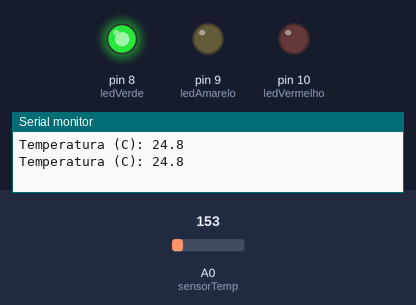
Simulated run of this sketch. Board: Arduino Uno, built with avr-gcc and run on an emulated ATmega328P. Parts: output pins drawn as LEDs (lit = HIGH), the last lines printed to the serial monitor. The test bench sets the inputs (shaded band); at power-on: A0 (sensorTemp) = 153.

Above: at 1.8 s.
1.9 s: A0 (sensorTemp) set to 160
At 2.9 s:
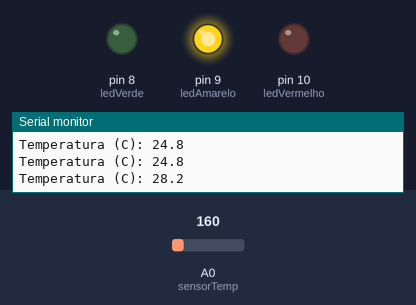
3.5 s: A0 (sensorTemp) set to 175
At 4.5 s:
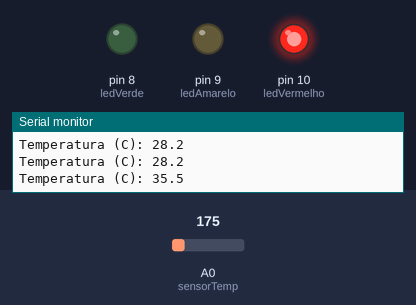
5.5 s: A0 (sensorTemp) set to 165
At 7.2 s:
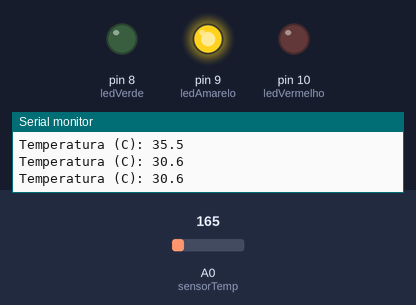
7.5 s: A0 (sensorTemp) set to 191
At 8.8 s:
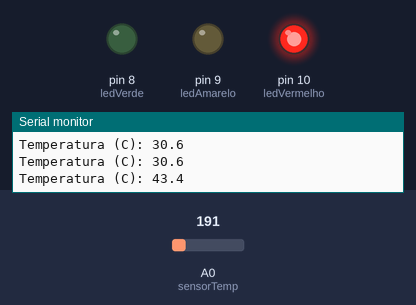
Timing chart, 0 to 10.5 s (numbered marks = the images above; inputs shaded):
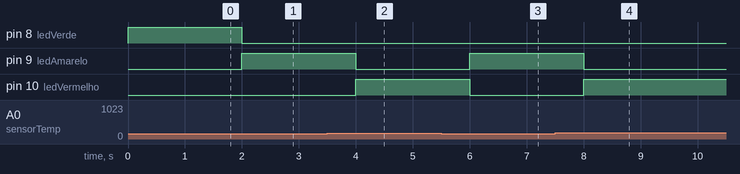

The sketch:

codigo-base.ino
```cpp
// DarkFrame Studios - prototipo academico TMP36 / Arduino Uno
// Revisar e explicar antes da entrega; validar no Tinkercad.
const byte sensorTemp = A0;
const byte ledVerde = 8;
const byte ledAmarelo = 9;
const byte ledVermelho = 10;

void setup() {
  Serial.begin(9600);
  pinMode(ledVerde, OUTPUT);
  pinMode(ledAmarelo, OUTPUT);
  pinMode(ledVermelho, OUTPUT);
}

void loop() {
  int leitura = analogRead(sensorTemp);
  float volts = leitura * (5.0 / 1023.0);
  float temperatura = (volts - 0.5) * 100.0; // TMP36: 500mV em 0C, 10mV/C
  digitalWrite(ledVerde, temperatura < 28.0 ? HIGH : LOW);
  digitalWrite(ledAmarelo, temperatura >= 28.0 && temperatura < 32.0 ? HIGH : LOW);
  digitalWrite(ledVermelho, temperatura >= 32.0 ? HIGH : LOW);
  Serial.print("Temperatura (C): ");
  Serial.println(temperatura, 1);
  delay(1000);
}
```

Measured:
- the behaviour switches between 159 and 160 on A0 (sensorTemp) (found by bisection; images 0 and 1)
- after the input at 1.9 s, pin 8 (ledVerde): HIGH → LOW after 0.10 s; pin 9 (ledAmarelo): LOW → HIGH after 0.10 s
- after the input at 3.5 s, pin 9 (ledAmarelo): HIGH → LOW after 0.50 s; pin 10 (ledVermelho): LOW → HIGH after 0.50 s
- after the input at 5.5 s, pin 9 (ledAmarelo): LOW → HIGH after 0.50 s; pin 10 (ledVermelho): HIGH → LOW after 0.50 s
- after the input at 7.5 s, pin 9 (ledAmarelo): HIGH → LOW after 0.51 s; pin 10 (ledVermelho): LOW → HIGH after 0.51 s
